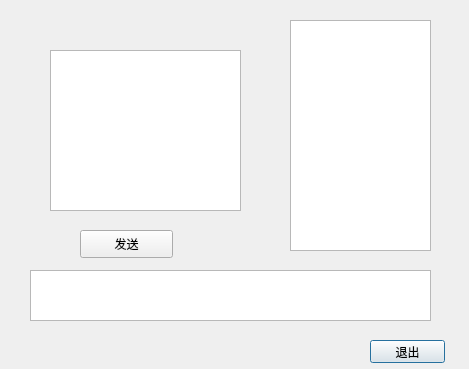
<?xml version="1.0" encoding="UTF-8"?>
<ui version="4.0">
 <class>clientDialog</class>
 <widget class="QDialog" name="clientDialog">
  <property name="geometry">
   <rect>
    <x>0</x>
    <y>0</y>
    <width>469</width>
    <height>369</height>
   </rect>
  </property>
  <property name="windowTitle">
   <string>Dialog</string>
  </property>
  <widget class="QTextEdit" name="textEdit_3">
   <property name="geometry">
    <rect>
     <x>290</x>
     <y>20</y>
     <width>141</width>
     <height>231</height>
    </rect>
   </property>
  </widget>
  <widget class="QPushButton" name="pushButton">
   <property name="geometry">
    <rect>
     <x>370</x>
     <y>340</y>
     <width>75</width>
     <height>23</height>
    </rect>
   </property>
   <property name="text">
    <string>退出</string>
   </property>
  </widget>
  <widget class="QPlainTextEdit" name="input">
   <property name="geometry">
    <rect>
     <x>30</x>
     <y>270</y>
     <width>401</width>
     <height>51</height>
    </rect>
   </property>
  </widget>
  <widget class="QPlainTextEdit" name="output">
   <property name="geometry">
    <rect>
     <x>50</x>
     <y>50</y>
     <width>191</width>
     <height>161</height>
    </rect>
   </property>
  </widget>
  <widget class="QPushButton" name="send">
   <property name="geometry">
    <rect>
     <x>80</x>
     <y>230</y>
     <width>93</width>
     <height>28</height>
    </rect>
   </property>
   <property name="text">
    <string>发送</string>
   </property>
  </widget>
 </widget>
 <resources/>
 <connections/>
</ui>
